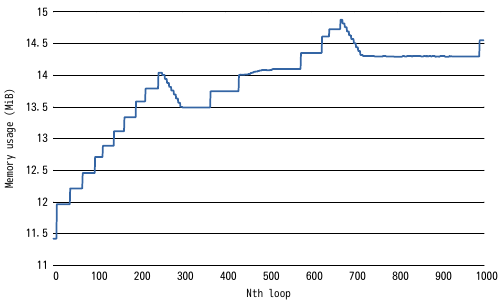

Write the gnuplot code that produced this figure.
set terminal pdfcairo enhanced color transparent rounded

set key outside center top horizontal reverse Left samplen 2
unset border
set xtics scale 0
set ytics scale 0
set grid ytics linewidth 1 linetype -1

set style line 1 lt 1 lc rgbcolor "#3465a4" lw 2.5 pt 7 ps 1
set style line 2 lt 1 lc rgbcolor "#edd400" lw 2.5 pt 7 ps 1
set style line 3 lt 1 lc rgbcolor "#888a85" lw 2.5 pt 5 ps 1
set style line 4 lt 1 lc rgbcolor "#f57900" lw 2.5 pt 5 ps 1
set style line 5 lt 1 lc rgbcolor "#ad7fa8" lw 2.5 pt 9 ps 1
set style line 6 lt 1 lc rgbcolor "#4e9a06" lw 2.5 pt 9 ps 1
set style line 7 lt 1 lc rgbcolor "#ef2929" lw 2.5 pt 1 ps 1
set style line 8 lt 1 lc rgbcolor "#5c3566" lw 2.5 pt 1 ps 1
set style line 9 lt 1 lc rgbcolor "#c17d11" lw 2.5 pt 3 ps 1
set style line 10 lt 1 lc rgbcolor "#dce775" lw 2.5 pt 3 ps 1

set xlabel "Nth loop"
set ylabel "Memory usage (MiB)"
set yrange [11:15]
set output "cairo-no-gc-trigger.pdf"
plot "cairo-no-gc-trigger.tsv" using 1:3 \
        with line \
        linestyle 1 \
        title ""
